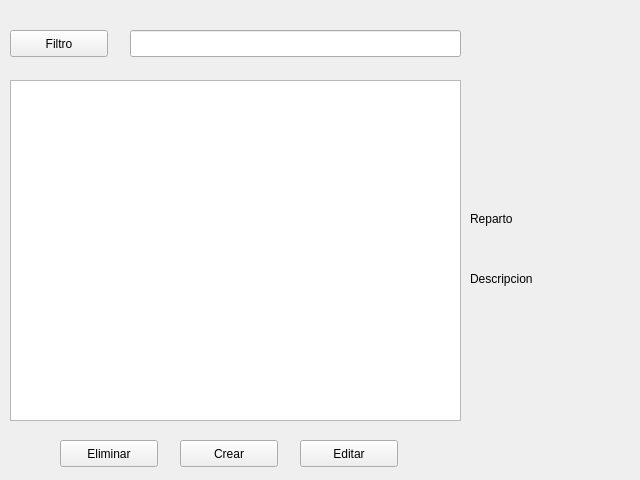
<?xml version="1.0" encoding="UTF-8"?>
<ui version="4.0">
 <class>Ventana_peliculas</class>
 <widget class="QWidget" name="Ventana_peliculas">
  <property name="geometry">
   <rect>
    <x>0</x>
    <y>0</y>
    <width>640</width>
    <height>480</height>
   </rect>
  </property>
  <property name="windowTitle">
   <string>Peliculas</string>
  </property>
  <widget class="QPushButton" name="boton_eliminar_pelicula">
   <property name="geometry">
    <rect>
     <x>60</x>
     <y>440</y>
     <width>98</width>
     <height>27</height>
    </rect>
   </property>
   <property name="text">
    <string>Eliminar</string>
   </property>
  </widget>
  <widget class="QPushButton" name="boton_editar_pelicula_">
   <property name="geometry">
    <rect>
     <x>300</x>
     <y>440</y>
     <width>98</width>
     <height>27</height>
    </rect>
   </property>
   <property name="text">
    <string>Editar</string>
   </property>
  </widget>
  <widget class="QPushButton" name="boton_crear_pelicula">
   <property name="geometry">
    <rect>
     <x>180</x>
     <y>440</y>
     <width>98</width>
     <height>27</height>
    </rect>
   </property>
   <property name="text">
    <string>Crear</string>
   </property>
  </widget>
  <widget class="QPushButton" name="boton_filtro_actor">
   <property name="geometry">
    <rect>
     <x>10</x>
     <y>30</y>
     <width>98</width>
     <height>27</height>
    </rect>
   </property>
   <property name="text">
    <string>Filtro</string>
   </property>
  </widget>
  <widget class="QLineEdit" name="filtro_actor">
   <property name="geometry">
    <rect>
     <x>130</x>
     <y>30</y>
     <width>331</width>
     <height>27</height>
    </rect>
   </property>
  </widget>
  <widget class="QLabel" name="descripcion">
   <property name="geometry">
    <rect>
     <x>470</x>
     <y>270</y>
     <width>141</width>
     <height>17</height>
    </rect>
   </property>
   <property name="text">
    <string>Descripcion</string>
   </property>
  </widget>
  <widget class="QLabel" name="label_descripcion">
   <property name="geometry">
    <rect>
     <x>470</x>
     <y>290</y>
     <width>141</width>
     <height>131</height>
    </rect>
   </property>
   <property name="font">
    <font>
     <pointsize>8</pointsize>
    </font>
   </property>
   <property name="text">
    <string/>
   </property>
   <property name="scaledContents">
    <bool>false</bool>
   </property>
   <property name="alignment">
    <set>Qt::AlignCenter</set>
   </property>
   <property name="wordWrap">
    <bool>true</bool>
   </property>
  </widget>
  <widget class="QLabel" name="label_reparto">
   <property name="geometry">
    <rect>
     <x>470</x>
     <y>230</y>
     <width>41</width>
     <height>41</height>
    </rect>
   </property>
   <property name="text">
    <string/>
   </property>
  </widget>
  <widget class="QLabel" name="reparto">
   <property name="geometry">
    <rect>
     <x>470</x>
     <y>210</y>
     <width>131</width>
     <height>17</height>
    </rect>
   </property>
   <property name="text">
    <string>Reparto</string>
   </property>
  </widget>
  <widget class="QLabel" name="label_imagen">
   <property name="geometry">
    <rect>
     <x>480</x>
     <y>20</y>
     <width>141</width>
     <height>181</height>
    </rect>
   </property>
   <property name="text">
    <string/>
   </property>
   <property name="scaledContents">
    <bool>true</bool>
   </property>
  </widget>
  <widget class="QTableView" name="grilla">
   <property name="geometry">
    <rect>
     <x>10</x>
     <y>80</y>
     <width>451</width>
     <height>341</height>
    </rect>
   </property>
   <property name="editTriggers">
    <set>QAbstractItemView::AnyKeyPressed|QAbstractItemView::EditKeyPressed</set>
   </property>
   <property name="selectionBehavior">
    <enum>QAbstractItemView::SelectRows</enum>
   </property>
  </widget>
 </widget>
 <resources/>
 <connections/>
</ui>
